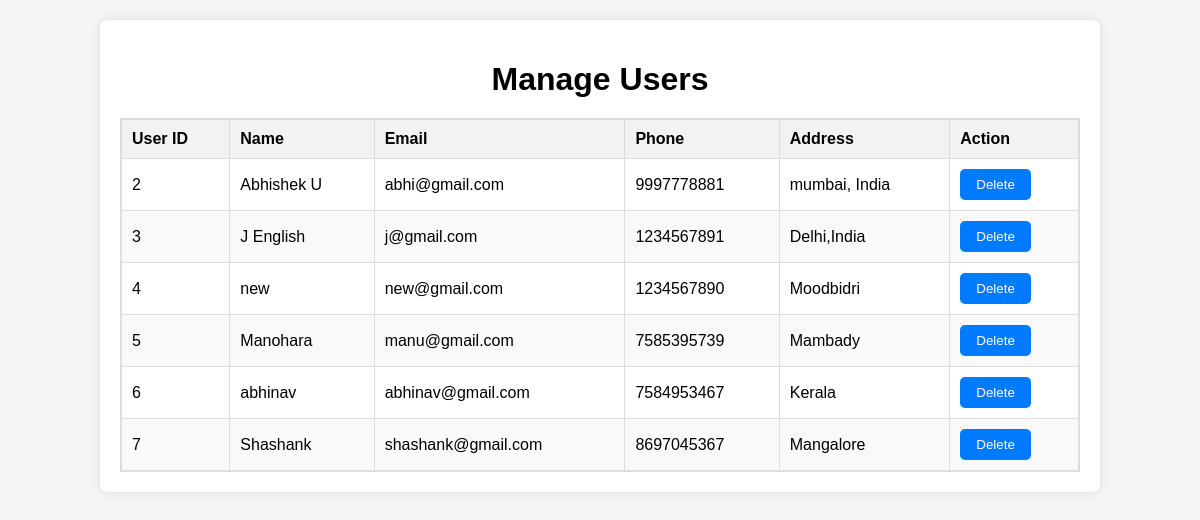
The page /manage_passengers.php on the database its author committed.
### tables this page shows
CREATE TABLE `user` (
  `u_id` int(20) NOT NULL,
  `u_name` varchar(100) NOT NULL,
  `u_email` varchar(50) NOT NULL,
  `u_phone` varchar(20) NOT NULL,
  `u_address` varchar(100) NOT NULL,
  `u_password` varchar(20) NOT NULL
);

### manage_passengers.php (the view, shortened to what this page needs)
<?php
include 'connect.php';
function getAllUsers($con) {
    $sql = "SELECT * FROM user";
    $result = $con->query($sql);
    $users = array();
    if ($result->num_rows > 0) {
        while($row = $result->fetch_assoc()) {
            $users[] = $row;
        }
    }
    return $users;
}
$users = getAllUsers($con);
?>
<!DOCTYPE html>
<html lang="en">
<head>
</head>
<body>
    <div class="container">
        <h1>Manage Users</h1>
        <table>
            <thead>
                <tr>
                    <th>User ID</th>
                    <th>Name</th>
                    <th>Email</th>
                    <th>Phone</th>
                    <th>Address</th>
                    <th>Action</th>
                </tr>
            </thead>
            <tbody>
                <?php foreach ($users as $user): ?>
                    <tr>
                        <td><?php echo $user['u_id']; ?></td>
                        <td><?php echo $user['u_name']; ?></td>
                        <td><?php echo $user['u_email']; ?></td>
                        <td><?php echo $user['u_phone']; ?></td>
                        <td><?php echo $user['u_address']; ?></td>
                        <td>
                            <form method="post" style="display:inline;">
                                <button type="submit" name="delete" class="button">Delete</button>
                            </form>
                        </td>
                    </tr>
                <?php endforeach; ?>
            </tbody>
        </table>
    </div>
</body>
</html>

### manage_passengers.php (style rules this page uses)
body { font-family: Arial, sans-serif; background-color: #f4f4f4; margin: 0; padding: 0; }
.container { width: 80%; margin: 20px auto; padding: 20px; background-color: #fff; border-radius: 8px; box-shadow: 0px 0px 10px 0px rgba(0, 0, 0, 0.1); }
h1 { text-align: center; margin-bottom: 20px; }
table { width: 100%; border-collapse: collapse; border: 2px solid #ddd; }
th, td { border: 1px solid #ddd; padding: 10px; text-align: left; }
th { background-color: #f2f2f2; }
tr:nth-child(even) { background-color: #f9f9f9; }
.button { padding: 8px 16px; border: none; border-radius: 5px; background-color: #007bff; color: #fff; text-decoration: none; cursor: pointer; transition: background-color 0.3s ease; }

### rows shown on the page
user: u_id "2", u_name "Abhishek U", u_email "abhi@gmail.com", u_phone "9997778881", u_address "mumbai, India"
user: u_id "3", u_name "J English", u_email "j@gmail.com", u_phone "1234567891", u_address "Delhi,India"
user: u_id "4", u_name "new", u_email "new@gmail.com", u_phone "1234567890", u_address "Moodbidri"
user: u_id "5", u_name "Manohara", u_email "manu@gmail.com", u_phone "7585395739", u_address "Mambady"
user: u_id "6", u_name "abhinav", u_email "abhinav@gmail.com", u_phone "7584953467", u_address "Kerala"
user: u_id "7", u_name "Shashank", u_email "shashank@gmail.com", u_phone "8697045367", u_address "Mangalore"
